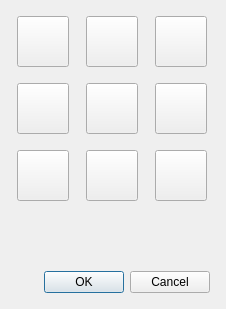
<?xml version="1.0" encoding="UTF-8"?>
<ui version="4.0">
 <class>Dialog</class>
 <widget class="QDialog" name="Dialog">
  <property name="geometry">
   <rect>
    <x>0</x>
    <y>0</y>
    <width>226</width>
    <height>309</height>
   </rect>
  </property>
  <property name="windowTitle">
   <string>Align anchor point</string>
  </property>
  <layout class="QVBoxLayout" name="verticalLayout">
   <property name="spacing">
    <number>16</number>
   </property>
   <property name="leftMargin">
    <number>16</number>
   </property>
   <property name="topMargin">
    <number>16</number>
   </property>
   <property name="rightMargin">
    <number>16</number>
   </property>
   <property name="bottomMargin">
    <number>16</number>
   </property>
   <item>
    <layout class="QGridLayout" name="gridLayout">
     <item row="0" column="0">
      <widget class="QToolButton" name="topLeft">
       <property name="text">
        <string/>
       </property>
       <property name="icon">
        <iconset>
         <normaloff>icons/ap-top-left.svg</normaloff>icons/ap-top-left.svg</iconset>
       </property>
       <property name="iconSize">
        <size>
         <width>44</width>
         <height>44</height>
        </size>
       </property>
       <property name="checkable">
        <bool>true</bool>
       </property>
       <attribute name="buttonGroup">
        <string notr="true">anchorPoint</string>
       </attribute>
      </widget>
     </item>
     <item row="0" column="1">
      <widget class="QToolButton" name="topCenter">
       <property name="text">
        <string/>
       </property>
       <property name="icon">
        <iconset>
         <normaloff>icons/ap-top-center.svg</normaloff>icons/ap-top-center.svg</iconset>
       </property>
       <property name="iconSize">
        <size>
         <width>44</width>
         <height>44</height>
        </size>
       </property>
       <property name="checkable">
        <bool>true</bool>
       </property>
       <attribute name="buttonGroup">
        <string notr="true">anchorPoint</string>
       </attribute>
      </widget>
     </item>
     <item row="0" column="2">
      <widget class="QToolButton" name="topRight">
       <property name="text">
        <string/>
       </property>
       <property name="icon">
        <iconset>
         <normaloff>icons/ap-top-right.svg</normaloff>icons/ap-top-right.svg</iconset>
       </property>
       <property name="iconSize">
        <size>
         <width>44</width>
         <height>44</height>
        </size>
       </property>
       <property name="checkable">
        <bool>true</bool>
       </property>
       <attribute name="buttonGroup">
        <string notr="true">anchorPoint</string>
       </attribute>
      </widget>
     </item>
     <item row="1" column="0">
      <widget class="QToolButton" name="centerLeft">
       <property name="text">
        <string/>
       </property>
       <property name="icon">
        <iconset>
         <normaloff>icons/ap-center-left.svg</normaloff>icons/ap-center-left.svg</iconset>
       </property>
       <property name="iconSize">
        <size>
         <width>44</width>
         <height>44</height>
        </size>
       </property>
       <property name="checkable">
        <bool>true</bool>
       </property>
       <attribute name="buttonGroup">
        <string notr="true">anchorPoint</string>
       </attribute>
      </widget>
     </item>
     <item row="1" column="1">
      <widget class="QToolButton" name="centerCenter">
       <property name="text">
        <string/>
       </property>
       <property name="icon">
        <iconset>
         <normaloff>icons/ap-center-center.svg</normaloff>icons/ap-center-center.svg</iconset>
       </property>
       <property name="iconSize">
        <size>
         <width>44</width>
         <height>44</height>
        </size>
       </property>
       <property name="checkable">
        <bool>true</bool>
       </property>
       <attribute name="buttonGroup">
        <string notr="true">anchorPoint</string>
       </attribute>
      </widget>
     </item>
     <item row="1" column="2">
      <widget class="QToolButton" name="centerRight">
       <property name="text">
        <string/>
       </property>
       <property name="icon">
        <iconset>
         <normaloff>icons/ap-center-right.svg</normaloff>icons/ap-center-right.svg</iconset>
       </property>
       <property name="iconSize">
        <size>
         <width>44</width>
         <height>44</height>
        </size>
       </property>
       <property name="checkable">
        <bool>true</bool>
       </property>
       <attribute name="buttonGroup">
        <string notr="true">anchorPoint</string>
       </attribute>
      </widget>
     </item>
     <item row="2" column="0">
      <widget class="QToolButton" name="bottomLeft">
       <property name="text">
        <string/>
       </property>
       <property name="icon">
        <iconset>
         <normaloff>icons/ap-bottom-left.svg</normaloff>icons/ap-bottom-left.svg</iconset>
       </property>
       <property name="iconSize">
        <size>
         <width>44</width>
         <height>44</height>
        </size>
       </property>
       <property name="checkable">
        <bool>true</bool>
       </property>
       <attribute name="buttonGroup">
        <string notr="true">anchorPoint</string>
       </attribute>
      </widget>
     </item>
     <item row="2" column="1">
      <widget class="QToolButton" name="bottomCenter">
       <property name="text">
        <string/>
       </property>
       <property name="icon">
        <iconset>
         <normaloff>icons/ap-bottom-center.svg</normaloff>icons/ap-bottom-center.svg</iconset>
       </property>
       <property name="iconSize">
        <size>
         <width>44</width>
         <height>44</height>
        </size>
       </property>
       <property name="checkable">
        <bool>true</bool>
       </property>
       <attribute name="buttonGroup">
        <string notr="true">anchorPoint</string>
       </attribute>
      </widget>
     </item>
     <item row="2" column="2">
      <widget class="QToolButton" name="bottomRight">
       <property name="text">
        <string/>
       </property>
       <property name="icon">
        <iconset>
         <normaloff>icons/ap-bottom-right.svg</normaloff>icons/ap-bottom-right.svg</iconset>
       </property>
       <property name="iconSize">
        <size>
         <width>44</width>
         <height>44</height>
        </size>
       </property>
       <property name="checkable">
        <bool>true</bool>
       </property>
       <attribute name="buttonGroup">
        <string notr="true">anchorPoint</string>
       </attribute>
      </widget>
     </item>
    </layout>
   </item>
   <item>
    <spacer name="verticalSpacer">
     <property name="orientation">
      <enum>Qt::Vertical</enum>
     </property>
     <property name="sizeHint" stdset="0">
      <size>
       <width>17</width>
       <height>0</height>
      </size>
     </property>
    </spacer>
   </item>
   <item>
    <widget class="QDialogButtonBox" name="buttonBox">
     <property name="orientation">
      <enum>Qt::Horizontal</enum>
     </property>
     <property name="standardButtons">
      <set>QDialogButtonBox::Cancel|QDialogButtonBox::Ok</set>
     </property>
    </widget>
   </item>
  </layout>
 </widget>
 <resources/>
 <connections>
  <connection>
   <sender>buttonBox</sender>
   <signal>accepted()</signal>
   <receiver>Dialog</receiver>
   <slot>accept()</slot>
   <hints>
    <hint type="sourcelabel">
     <x>248</x>
     <y>254</y>
    </hint>
    <hint type="destinationlabel">
     <x>157</x>
     <y>274</y>
    </hint>
   </hints>
  </connection>
  <connection>
   <sender>buttonBox</sender>
   <signal>rejected()</signal>
   <receiver>Dialog</receiver>
   <slot>reject()</slot>
   <hints>
    <hint type="sourcelabel">
     <x>316</x>
     <y>260</y>
    </hint>
    <hint type="destinationlabel">
     <x>286</x>
     <y>274</y>
    </hint>
   </hints>
  </connection>
 </connections>
 <buttongroups>
  <buttongroup name="anchorPoint"/>
 </buttongroups>
</ui>
